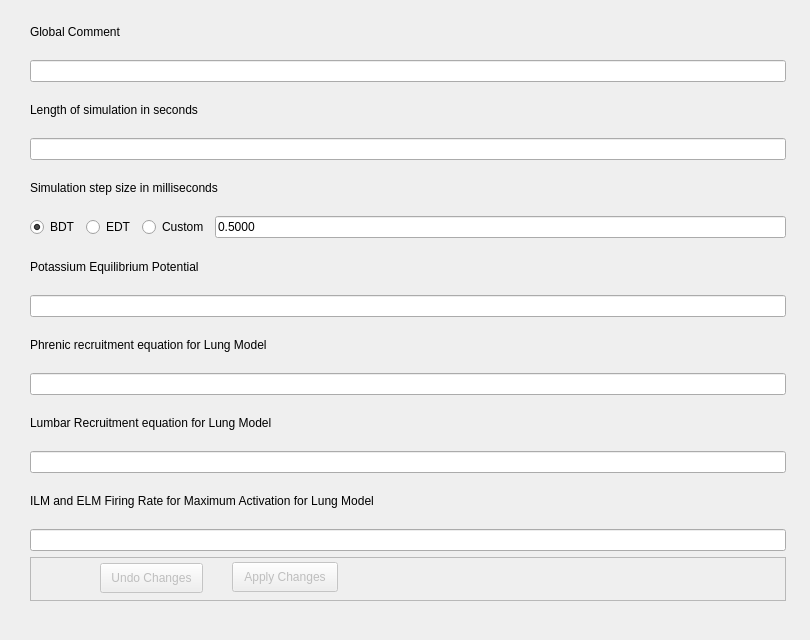
             <widget class="QWidget" name="globalsTab">
              <property name="sizePolicy">
               <sizepolicy hsizetype="Expanding" vsizetype="Preferred">
                <horstretch>0</horstretch>
                <verstretch>0</verstretch>
               </sizepolicy>
              </property>
              <attribute name="title">
               <string>Globals</string>
              </attribute>
              <widget class="QFrame" name="frame_10">
               <property name="geometry">
                <rect>
                 <x>0</x>
                 <y>0</y>
                 <width>801</width>
                 <height>631</height>
                </rect>
               </property>
               <property name="sizePolicy">
                <sizepolicy hsizetype="Expanding" vsizetype="Preferred">
                 <horstretch>0</horstretch>
                 <verstretch>0</verstretch>
                </sizepolicy>
               </property>
               <property name="frameShape">
                <enum>QFrame::NoFrame</enum>
               </property>
               <property name="frameShadow">
                <enum>QFrame::Raised</enum>
               </property>
               <widget class="QWidget" name="gridLayoutWidget">
                <property name="geometry">
                 <rect>
                  <x>30</x>
                  <y>10</y>
                  <width>756</width>
                  <height>591</height>
                 </rect>
                </property>
                <layout class="QGridLayout" name="globalGridLayout" rowstretch="0,0,0,0,0,0,0,0,0,0,0,0,0,0,0,0,0" columnstretch="0,0,0,0" rowminimumheight="0,0,0,0,0,0,0,0,0,0,0,0,0,0,0,0,0">
                 <item row="6" column="0" colspan="4">
                  <widget class="QLabel" name="globPotEqPotLabel">
                   <property name="text">
                    <string>Potassium Equilibrium Potential</string>
                   </property>
                  </widget>
                 </item>
                 <item row="5" column="3">
                  <widget class="QLineEdit" name="globStepTime">
                   <property name="text">
                    <string>0.5000</string>
                   </property>
                   <property name="maxLength">
                    <number>20</number>
                   </property>
                   <property name="readOnly">
                    <bool>true</bool>
                   </property>
                  </widget>
                 </item>
                 <item row="8" column="0" colspan="4">
                  <widget class="QLabel" name="globPhrenicRecruitLabel">
                   <property name="text">
                    <string>Phrenic recruitment equation for Lung Model</string>
                   </property>
                  </widget>
                 </item>
                 <item row="13" column="0" colspan="4">
                  <widget class="QLineEdit" name="iLmElmFiringRate"/>
                 </item>
                 <item row="1" column="0" colspan="4">
                  <widget class="QLineEdit" name="globComment"/>
                 </item>
                 <item row="10" column="0" colspan="4">
                  <widget class="QLabel" name="globalLumbarRecruitLabel">
                   <property name="text">
                    <string>Lumbar Recruitment equation for Lung Model</string>
                   </property>
                  </widget>
                 </item>
                 <item row="3" column="0" colspan="4">
                  <widget class="QLineEdit" name="globLength"/>
                 </item>
                 <item row="12" column="0" colspan="4">
                  <widget class="QLabel" name="iLmElmRateLabel">
                   <property name="text">
                    <string>ILM and ELM Firing Rate for Maximum Activation for Lung Model</string>
                   </property>
                  </widget>
                 </item>
                 <item row="5" column="0">
                  <widget class="QRadioButton" name="globalBdt">
                   <property name="maximumSize">
                    <size>
                     <width>52</width>
                     <height>16777215</height>
                    </size>
                   </property>
                   <property name="toolTip">
                    <string>&lt;html&gt;&lt;head/&gt;&lt;body&gt;&lt;p&gt;Selecting this will create a bdt file that contains the simulator results. The step size is fixed at 0.5 millisceonds. You can enable or disable saving the file in the Simulation Launcher window.&lt;/p&gt;&lt;/body&gt;&lt;/html&gt;</string>
                   </property>
                   <property name="text">
                    <string>BDT</string>
                   </property>
                   <property name="checked">
                    <bool>true</bool>
                   </property>
                  </widget>
                 </item>
                 <item row="7" column="0" colspan="4">
                  <widget class="QLineEdit" name="globKEqPot"/>
                 </item>
                 <item row="2" column="0" colspan="4">
                  <widget class="QLabel" name="globLengthLabel">
                   <property name="text">
                    <string>Length of simulation in seconds</string>
                   </property>
                  </widget>
                 </item>
                 <item row="5" column="2">
                  <widget class="QRadioButton" name="globalOther">
                   <property name="toolTip">
                    <string>&lt;html&gt;&lt;head/&gt;&lt;body&gt;&lt;p&gt;Selecting this will create a bdt file that uses a custom step size that contains the simulator results. You can enable or disable saving the file in the Simulation Launcher window. Note that the time values in some of the tools that process bdt files will be incorrect.&lt;/p&gt;&lt;/body&gt;&lt;/html&gt;</string>
                   </property>
                   <property name="text">
                    <string>Custom</string>
                   </property>
                  </widget>
                 </item>
                 <item row="0" column="0" colspan="4">
                  <widget class="QLabel" name="globCommentLabel">
                   <property name="text">
                    <string>Global Comment</string>
                   </property>
                  </widget>
                 </item>
                 <item row="11" column="0" colspan="4">
                  <widget class="QLineEdit" name="globLumbarRecruit"/>
                 </item>
                 <item row="9" column="0" colspan="4">
                  <widget class="QLineEdit" name="globPhrenicRecruit"/>
                 </item>
                 <item row="5" column="1">
                  <widget class="QRadioButton" name="globalEdt">
                   <property name="maximumSize">
                    <size>
                     <width>16777215</width>
                     <height>16777215</height>
                    </size>
                   </property>
                   <property name="toolTip">
                    <string>&lt;html&gt;&lt;head/&gt;&lt;body&gt;&lt;p&gt;Selecting this will create an edt file that contains the simulator results. The step size is fixed at 0.1 milliseconds. You can enable or disable saving the file in the Simulation Launcher window.&lt;/p&gt;&lt;/body&gt;&lt;/html&gt;</string>
                   </property>
                   <property name="text">
                    <string>EDT</string>
                   </property>
                  </widget>
                 </item>
                 <item row="4" column="0" colspan="4">
                  <widget class="QLabel" name="globStepTimeLabel">
                   <property name="text">
                    <string>Simulation step size in milliseconds</string>
                   </property>
                  </widget>
                 </item>
                 <item row="16" column="0" colspan="4">
                  <widget class="QFrame" name="globButtonsFrame">
                   <property name="frameShape">
                    <enum>QFrame::StyledPanel</enum>
                   </property>
                   <property name="frameShadow">
                    <enum>QFrame::Raised</enum>
                   </property>
                   <widget class="QPushButton" name="globApply">
                    <property name="enabled">
                     <bool>false</bool>
                    </property>
                    <property name="geometry">
                     <rect>
                      <x>202</x>
                      <y>5</y>
                      <width>106</width>
                      <height>30</height>
                     </rect>
                    </property>
                    <property name="minimumSize">
                     <size>
                      <width>0</width>
                      <height>30</height>
                     </size>
                    </property>
                    <property name="text">
                     <string>Apply Changes</string>
                    </property>
                   </widget>
                   <widget class="QPushButton" name="globUndo">
                    <property name="enabled">
                     <bool>false</bool>
                    </property>
                    <property name="geometry">
                     <rect>
                      <x>70</x>
                      <y>6</y>
                      <width>103</width>
                      <height>30</height>
                     </rect>
                    </property>
                    <property name="minimumSize">
                     <size>
                      <width>0</width>
                      <height>30</height>
                     </size>
                    </property>
                    <property name="text">
                     <string>Undo Changes</string>
                    </property>
                   </widget>
                  </widget>
                 </item>
                </layout>
               </widget>
              </widget>
             </widget>
